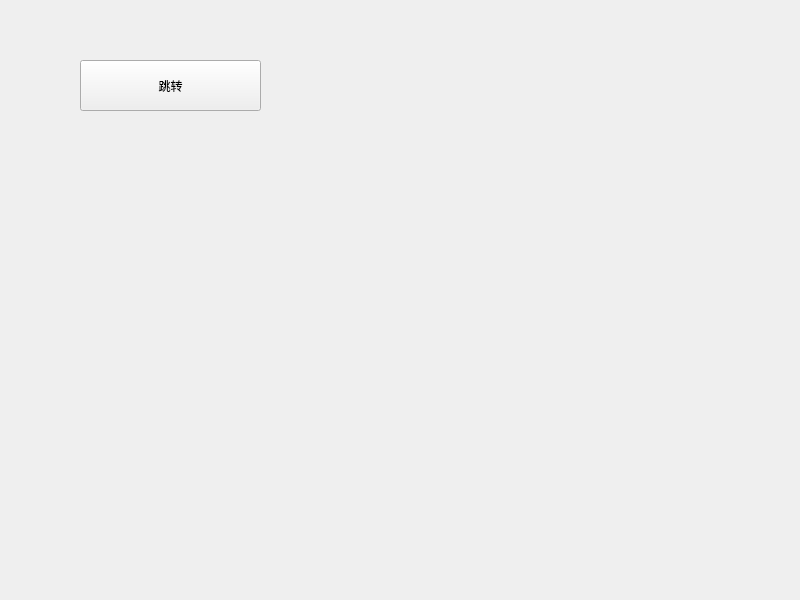
<?xml version="1.0" encoding="UTF-8"?>
<ui version="4.0">
 <class>Widget</class>
 <widget class="QWidget" name="Widget">
  <property name="geometry">
   <rect>
    <x>0</x>
    <y>0</y>
    <width>800</width>
    <height>600</height>
   </rect>
  </property>
  <property name="windowTitle">
   <string>Widget</string>
  </property>
  <widget class="QPushButton" name="pushButton">
   <property name="geometry">
    <rect>
     <x>80</x>
     <y>60</y>
     <width>181</width>
     <height>51</height>
    </rect>
   </property>
   <property name="text">
    <string>跳转</string>
   </property>
  </widget>
 </widget>
 <resources/>
 <connections/>
</ui>
